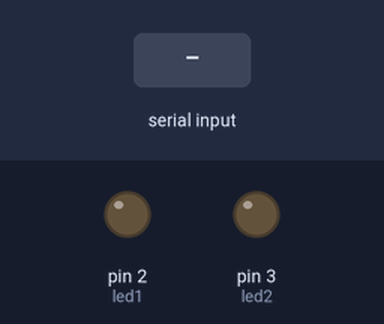
Simulated run of this sketch. Board: Arduino Uno, built with avr-gcc and run on an emulated ATmega328P. Parts: output pins drawn as LEDs (lit = HIGH). Inputs (shaded band) come from the test bench.

Above: at 1.2 s.
1.3 s: "A" received over Serial
At 2.2 s:
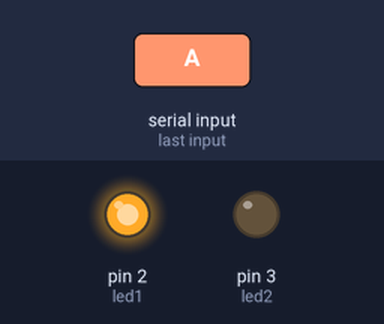
2.8 s: "C" received over Serial
At 3.4 s:
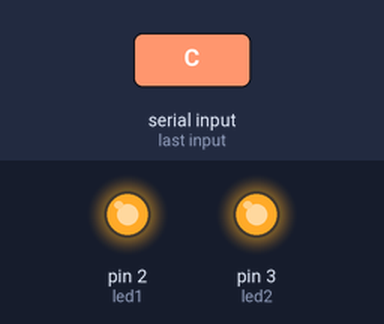
4.3 s: "B" received over Serial
At 5.5 s:
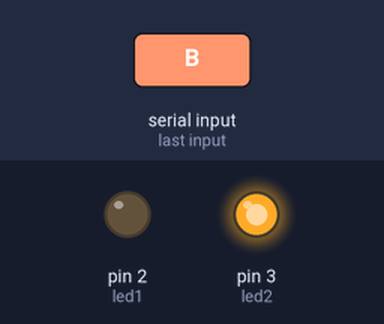
5.8 s: "D" received over Serial
At 6.9 s:
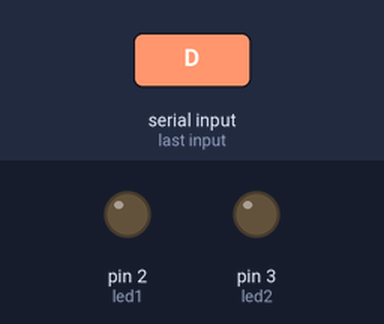
Timing chart, 0 to 8.3 s (numbered marks = the images above; inputs shaded):
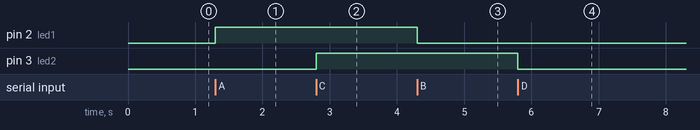

The sketch:

arduino_gui.ino
```cpp
int led1 = 2; // Check1용 LED
int led2 = 3; // Check2용 LED

void setup() {
  Serial.begin(9600); // 파이썬 baudrate와 일치해야 함
  pinMode(led1, OUTPUT);
  pinMode(led2, OUTPUT);
}

void loop() {
  if (Serial.available() > 0) {
    char cmd = Serial.read(); // 파이썬에서 보낸 문자 읽기

    if (cmd == 'A') {
      digitalWrite(led1, HIGH); // LED1 켜기
    }
    else if (cmd == 'B') {
      digitalWrite(led1, LOW);  // LED1 끄기
    }
    else if (cmd == 'C') {
      digitalWrite(led2, HIGH); // LED2 켜기
    }
    else if (cmd == 'D') {
      digitalWrite(led2, LOW);  // LED2 끄기
    }
  }
}
```

Measured:
- after the input at 1.3 s, pin 2 (led1): LOW → HIGH at once
- after the input at 2.8 s, pin 3 (led2): LOW → HIGH at once
- after the input at 4.3 s, pin 2 (led1): HIGH → LOW at once
- after the input at 5.8 s, pin 3 (led2): HIGH → LOW at once
